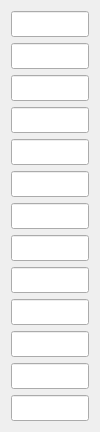
   <widget class="QWidget" name="layoutWidget">
    <property name="geometry">
     <rect>
      <x>986</x>
      <y>28</y>
      <width>100</width>
      <height>373</height>
     </rect>
    </property>
    <layout class="QGridLayout" name="gridLayout">
     <item row="6" column="0">
      <widget class="QLineEdit" name="campo_m7">
       <property name="font">
        <font>
         <family>Helvetica</family>
         <pointsize>11</pointsize>
         <weight>50</weight>
         <bold>false</bold>
        </font>
       </property>
       <property name="cursor">
        <cursorShape>IBeamCursor</cursorShape>
       </property>
       <property name="text">
        <string/>
       </property>
       <property name="placeholderText">
        <string/>
       </property>
      </widget>
     </item>
     <item row="12" column="0">
      <widget class="QLineEdit" name="campo_m13">
       <property name="font">
        <font>
         <family>Helvetica</family>
         <pointsize>11</pointsize>
         <weight>50</weight>
         <bold>false</bold>
        </font>
       </property>
       <property name="cursor">
        <cursorShape>IBeamCursor</cursorShape>
       </property>
       <property name="text">
        <string/>
       </property>
       <property name="placeholderText">
        <string/>
       </property>
      </widget>
     </item>
     <item row="11" column="0">
      <widget class="QLineEdit" name="campo_m12">
       <property name="font">
        <font>
         <family>Helvetica</family>
         <pointsize>11</pointsize>
         <weight>50</weight>
         <bold>false</bold>
        </font>
       </property>
       <property name="cursor">
        <cursorShape>IBeamCursor</cursorShape>
       </property>
       <property name="text">
        <string/>
       </property>
       <property name="placeholderText">
        <string/>
       </property>
      </widget>
     </item>
     <item row="2" column="0">
      <widget class="QLineEdit" name="campo_m3">
       <property name="font">
        <font>
         <family>Helvetica</family>
         <pointsize>11</pointsize>
         <weight>50</weight>
         <bold>false</bold>
        </font>
       </property>
       <property name="cursor">
        <cursorShape>IBeamCursor</cursorShape>
       </property>
       <property name="text">
        <string/>
       </property>
       <property name="placeholderText">
        <string/>
       </property>
      </widget>
     </item>
     <item row="10" column="0">
      <widget class="QLineEdit" name="campo_m11">
       <property name="font">
        <font>
         <family>Helvetica</family>
         <pointsize>11</pointsize>
         <weight>50</weight>
         <bold>false</bold>
        </font>
       </property>
       <property name="cursor">
        <cursorShape>IBeamCursor</cursorShape>
       </property>
       <property name="text">
        <string/>
       </property>
       <property name="placeholderText">
        <string/>
       </property>
      </widget>
     </item>
     <item row="4" column="0">
      <widget class="QLineEdit" name="campo_m5">
       <property name="font">
        <font>
         <family>Helvetica</family>
         <pointsize>11</pointsize>
         <weight>50</weight>
         <bold>false</bold>
        </font>
       </property>
       <property name="cursor">
        <cursorShape>IBeamCursor</cursorShape>
       </property>
       <property name="text">
        <string/>
       </property>
       <property name="placeholderText">
        <string/>
       </property>
      </widget>
     </item>
     <item row="8" column="0">
      <widget class="QLineEdit" name="campo_m9">
       <property name="font">
        <font>
         <family>Helvetica</family>
         <pointsize>11</pointsize>
         <weight>50</weight>
         <bold>false</bold>
        </font>
       </property>
       <property name="cursor">
        <cursorShape>IBeamCursor</cursorShape>
       </property>
       <property name="text">
        <string/>
       </property>
       <property name="placeholderText">
        <string/>
       </property>
      </widget>
     </item>
     <item row="7" column="0">
      <widget class="QLineEdit" name="campo_m8">
       <property name="font">
        <font>
         <family>Helvetica</family>
         <pointsize>11</pointsize>
         <weight>50</weight>
         <bold>false</bold>
        </font>
       </property>
       <property name="cursor">
        <cursorShape>IBeamCursor</cursorShape>
       </property>
       <property name="text">
        <string/>
       </property>
       <property name="placeholderText">
        <string/>
       </property>
      </widget>
     </item>
     <item row="9" column="0">
      <widget class="QLineEdit" name="campo_m10">
       <property name="font">
        <font>
         <family>Helvetica</family>
         <pointsize>11</pointsize>
         <weight>50</weight>
         <bold>false</bold>
        </font>
       </property>
       <property name="cursor">
        <cursorShape>IBeamCursor</cursorShape>
       </property>
       <property name="text">
        <string/>
       </property>
       <property name="placeholderText">
        <string/>
       </property>
      </widget>
     </item>
     <item row="0" column="0">
      <widget class="QLineEdit" name="campo_m1">
       <property name="font">
        <font>
         <family>Helvetica</family>
         <pointsize>11</pointsize>
         <weight>50</weight>
         <bold>false</bold>
        </font>
       </property>
       <property name="cursor">
        <cursorShape>IBeamCursor</cursorShape>
       </property>
       <property name="text">
        <string/>
       </property>
       <property name="placeholderText">
        <string/>
       </property>
      </widget>
     </item>
     <item row="3" column="0">
      <widget class="QLineEdit" name="campo_m4">
       <property name="font">
        <font>
         <family>Helvetica</family>
         <pointsize>11</pointsize>
         <weight>50</weight>
         <bold>false</bold>
        </font>
       </property>
       <property name="cursor">
        <cursorShape>IBeamCursor</cursorShape>
       </property>
       <property name="text">
        <string/>
       </property>
       <property name="placeholderText">
        <string/>
       </property>
      </widget>
     </item>
     <item row="1" column="0">
      <widget class="QLineEdit" name="campo_m2">
       <property name="font">
        <font>
         <family>Helvetica</family>
         <pointsize>11</pointsize>
         <weight>50</weight>
         <bold>false</bold>
        </font>
       </property>
       <property name="cursor">
        <cursorShape>IBeamCursor</cursorShape>
       </property>
       <property name="text">
        <string/>
       </property>
       <property name="placeholderText">
        <string/>
       </property>
      </widget>
     </item>
     <item row="5" column="0">
      <widget class="QLineEdit" name="campo_m6">
       <property name="font">
        <font>
         <family>Helvetica</family>
         <pointsize>11</pointsize>
         <weight>50</weight>
         <bold>false</bold>
        </font>
       </property>
       <property name="cursor">
        <cursorShape>IBeamCursor</cursorShape>
       </property>
       <property name="text">
        <string/>
       </property>
       <property name="placeholderText">
        <string/>
       </property>
      </widget>
     </item>
    </layout>
   </widget>
